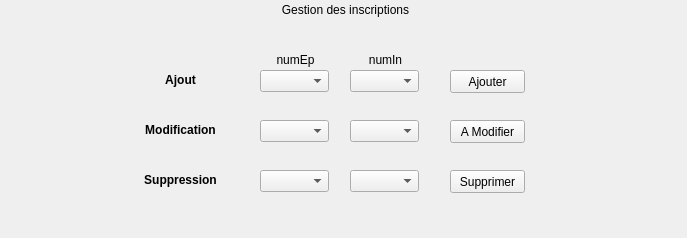
<?xml version="1.0" encoding="UTF-8"?>
<ui version="4.0">
 <class>fct_part3_1</class>
 <widget class="QWidget" name="fct_part3_1">
  <property name="geometry">
   <rect>
    <x>0</x>
    <y>0</y>
    <width>687</width>
    <height>238</height>
   </rect>
  </property>
  <property name="windowTitle">
   <string>Form</string>
  </property>
  <widget class="QComboBox" name="numIn_Suppression">
   <property name="geometry">
    <rect>
     <x>350</x>
     <y>170</y>
     <width>69</width>
     <height>22</height>
    </rect>
   </property>
  </widget>
  <widget class="QLabel" name="label_Suppression">
   <property name="geometry">
    <rect>
     <x>120</x>
     <y>170</y>
     <width>121</width>
     <height>20</height>
    </rect>
   </property>
   <property name="font">
    <font>
     <weight>75</weight>
     <bold>true</bold>
    </font>
   </property>
   <property name="text">
    <string>Suppression</string>
   </property>
   <property name="alignment">
    <set>Qt::AlignCenter</set>
   </property>
  </widget>
  <widget class="QLabel" name="label_Ajout">
   <property name="geometry">
    <rect>
     <x>120</x>
     <y>70</y>
     <width>121</width>
     <height>20</height>
    </rect>
   </property>
   <property name="font">
    <font>
     <weight>75</weight>
     <bold>true</bold>
    </font>
   </property>
   <property name="text">
    <string>Ajout</string>
   </property>
   <property name="alignment">
    <set>Qt::AlignCenter</set>
   </property>
  </widget>
  <widget class="QComboBox" name="numIn_Ajout">
   <property name="geometry">
    <rect>
     <x>350</x>
     <y>70</y>
     <width>69</width>
     <height>22</height>
    </rect>
   </property>
  </widget>
  <widget class="QComboBox" name="numEp_Modification">
   <property name="geometry">
    <rect>
     <x>260</x>
     <y>120</y>
     <width>69</width>
     <height>22</height>
    </rect>
   </property>
  </widget>
  <widget class="QComboBox" name="numEp_Suppression">
   <property name="geometry">
    <rect>
     <x>260</x>
     <y>170</y>
     <width>69</width>
     <height>22</height>
    </rect>
   </property>
  </widget>
  <widget class="QComboBox" name="numIn_Modification">
   <property name="geometry">
    <rect>
     <x>350</x>
     <y>120</y>
     <width>69</width>
     <height>22</height>
    </rect>
   </property>
  </widget>
  <widget class="QLabel" name="label_Modification">
   <property name="geometry">
    <rect>
     <x>120</x>
     <y>120</y>
     <width>121</width>
     <height>20</height>
    </rect>
   </property>
   <property name="font">
    <font>
     <weight>75</weight>
     <bold>true</bold>
    </font>
   </property>
   <property name="text">
    <string>Modification</string>
   </property>
   <property name="alignment">
    <set>Qt::AlignCenter</set>
   </property>
  </widget>
  <widget class="QLabel" name="titre">
   <property name="geometry">
    <rect>
     <x>10</x>
     <y>0</y>
     <width>671</width>
     <height>20</height>
    </rect>
   </property>
   <property name="text">
    <string>Gestion des inscriptions</string>
   </property>
   <property name="alignment">
    <set>Qt::AlignCenter</set>
   </property>
  </widget>
  <widget class="QPushButton" name="bouton_Suppression">
   <property name="geometry">
    <rect>
     <x>450</x>
     <y>170</y>
     <width>75</width>
     <height>23</height>
    </rect>
   </property>
   <property name="text">
    <string>Supprimer</string>
   </property>
  </widget>
  <widget class="QPushButton" name="bouton_Modification">
   <property name="geometry">
    <rect>
     <x>450</x>
     <y>120</y>
     <width>75</width>
     <height>23</height>
    </rect>
   </property>
   <property name="text">
    <string>A Modifier</string>
   </property>
  </widget>
  <widget class="QPushButton" name="bouton_Ajout">
   <property name="geometry">
    <rect>
     <x>450</x>
     <y>70</y>
     <width>75</width>
     <height>23</height>
    </rect>
   </property>
   <property name="text">
    <string>Ajouter</string>
   </property>
  </widget>
  <widget class="QComboBox" name="numEp_Ajout">
   <property name="geometry">
    <rect>
     <x>260</x>
     <y>70</y>
     <width>69</width>
     <height>22</height>
    </rect>
   </property>
  </widget>
  <widget class="QLabel" name="titre_NumEp">
   <property name="geometry">
    <rect>
     <x>260</x>
     <y>50</y>
     <width>71</width>
     <height>20</height>
    </rect>
   </property>
   <property name="text">
    <string>numEp</string>
   </property>
   <property name="alignment">
    <set>Qt::AlignCenter</set>
   </property>
  </widget>
  <widget class="QLabel" name="titre_NumIn">
   <property name="geometry">
    <rect>
     <x>350</x>
     <y>50</y>
     <width>71</width>
     <height>20</height>
    </rect>
   </property>
   <property name="text">
    <string>numIn</string>
   </property>
   <property name="alignment">
    <set>Qt::AlignCenter</set>
   </property>
  </widget>
 </widget>
 <resources/>
 <connections>
  <connection>
   <sender>bouton_Ajout</sender>
   <signal>clicked()</signal>
   <receiver>fct_part3_1</receiver>
   <slot>ajouterRes()</slot>
   <hints>
    <hint type="sourcelabel">
     <x>557</x>
     <y>131</y>
    </hint>
    <hint type="destinationlabel">
     <x>327</x>
     <y>149</y>
    </hint>
   </hints>
  </connection>
  <connection>
   <sender>bouton_Suppression</sender>
   <signal>clicked()</signal>
   <receiver>fct_part3_1</receiver>
   <slot>supprimerRes()</slot>
   <hints>
    <hint type="sourcelabel">
     <x>557</x>
     <y>131</y>
    </hint>
    <hint type="destinationlabel">
     <x>327</x>
     <y>149</y>
    </hint>
   </hints>
  </connection>
  <connection>
   <sender>numEp_Suppression</sender>
   <signal>activated()</signal>
   <receiver>fct_part3_1</receiver>
   <slot>changedSuppression()</slot>
   <hints>
    <hint type="sourcelabel">
     <x>557</x>
     <y>131</y>
    </hint>
    <hint type="destinationlabel">
     <x>327</x>
     <y>149</y>
    </hint>
   </hints>
  </connection>
  <connection>
   <sender>numEp_Modification</sender>
   <signal>activated()</signal>
   <receiver>fct_part3_1</receiver>
   <slot>changedModification()</slot>
   <hints>
    <hint type="sourcelabel">
     <x>557</x>
     <y>131</y>
    </hint>
    <hint type="destinationlabel">
     <x>327</x>
     <y>149</y>
    </hint>
   </hints>
  </connection>
  <connection>
   <sender>bouton_Modification</sender>
   <signal>clicked()</signal>
   <receiver>fct_part3_1</receiver>
   <slot>modifierRes()</slot>
   <hints>
    <hint type="sourcelabel">
     <x>557</x>
     <y>171</y>
    </hint>
    <hint type="destinationlabel">
     <x>327</x>
     <y>149</y>
    </hint>
   </hints>
  </connection>
  <connection>
   <sender>bouton_Suppression</sender>
   <signal>clicked()</signal>
   <receiver>fct_part3_1</receiver>
   <slot>supprimerRes()</slot>
   <hints>
    <hint type="sourcelabel">
     <x>557</x>
     <y>211</y>
    </hint>
    <hint type="destinationlabel">
     <x>327</x>
     <y>149</y>
    </hint>
   </hints>
  </connection>
 </connections>
 <slots>
  <slot>ajouterRes()</slot>
  <slot>supprimerRes()</slot>
  <slot>ModifierRes()</slot>
 </slots>
</ui>
